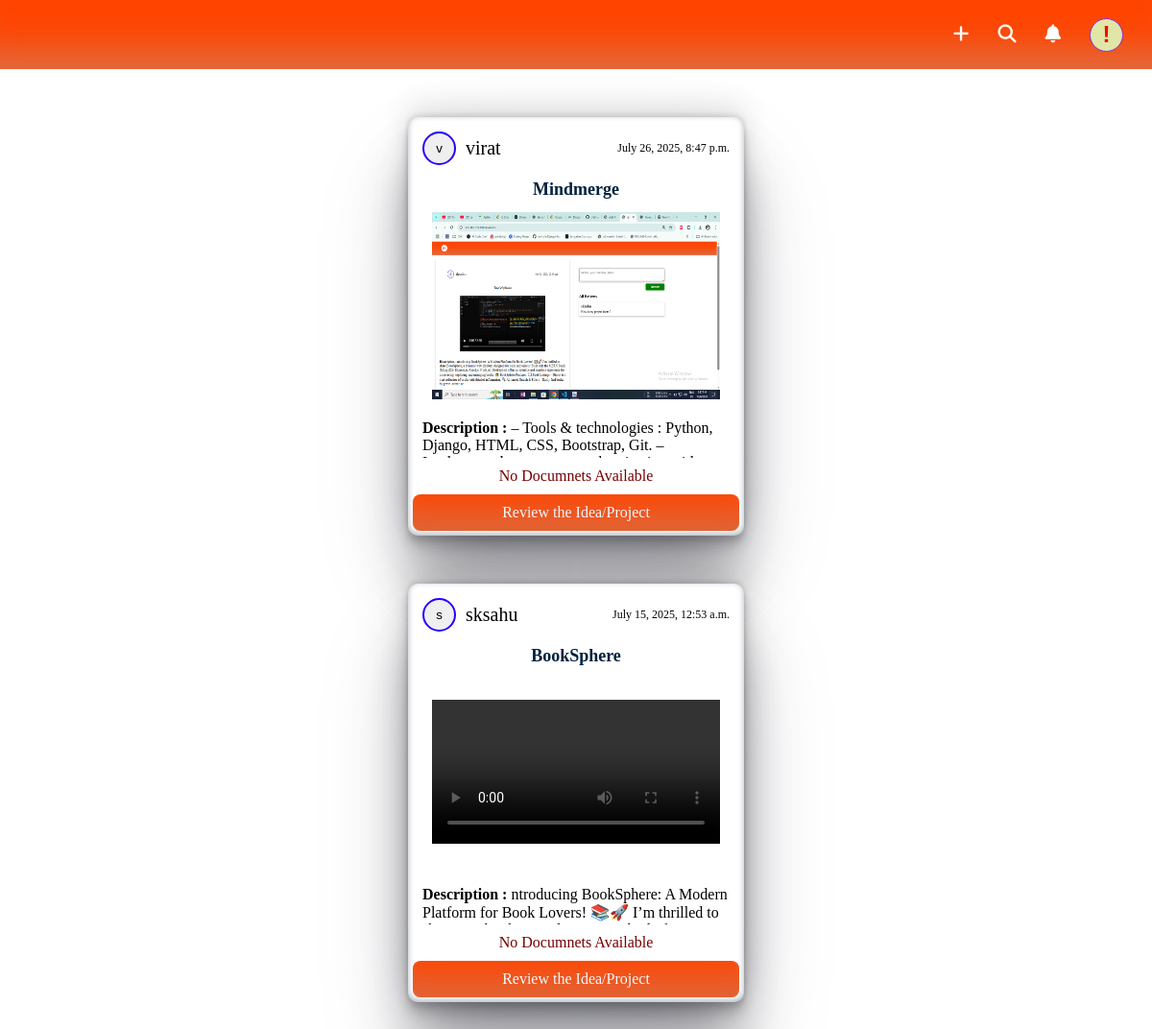
The page / on the database its author committed.
### main/models.py (models this page shows, shortened)
class IdeaPost(models.Model):
    user_id = models.ForeignKey(User,on_delete=models.CASCADE)
    title = models.CharField(max_length=100)
    description = models.TextField()
    image = models.FileField(upload_to='images/', blank=True, null=True)
    document = models.FileField(upload_to='documents/', blank=True, null=True)
    uploaded_at = models.DateTimeField(auto_now_add=True)
    reviews = models.IntegerField(blank=True,null=True,default=0)

### main/views.py (the view)
# urls.py: path('',views.home,name='home'),
def home(request):
    context = {
        'title':'homepage',
        'posts':IdeaPost.objects.all(),
        'postuser':User.objects.all(),
    }
    return render(request,'home.html',context)

### main/templates/home.html (shortened to what this page needs)
{% extends 'base.html' %}
{% block main %}
    {% include 'navbar.html' %}
    <main>
    {% for post in posts reversed %}
    <div id="container">
        <div id="posthead">
            <a href="{% url 'userprofile' post.user_id.id %}" id="postheadurl">
            <div id="userprofile"><button id="profilebutton"> {{ post.user_id.username.0 }} </button></div></a>
            <a href="{% url 'userprofile' post.user_id.id %}" id="postheadurl"><p id="postusername">{{ post.user_id }}</p></a>
            <p id="uploadtime">{{ post.uploaded_at}}</p>
        </div>
        <div id="postmain">
            <div id="posttitle"><h4>{{ post.title }}</h4></div>
            <div id="postimage">
                {% if post.image %}
                    <a href="{{ post.image.url }}" target="_blank">
                        {% if post.image.url|lower|slice:"-4:" == ".mp4" or post.image.url|lower|slice:"-5:" == ".webm" or post.image.url|lower|slice:"-4:" == ".ogg" %}
                            <video controls id="postimagemain" style="max-width:100%;height:auto;">
                                <source src="{{ post.image.url }}">
                            </video>
                        {% else %}
                            <img src="{{ post.image.url }}" alt="Post Image" id="postimagemain">
                        {% endif %}
                    </a>
                {% endif %}
            </div>
        </div>
        <div id="postfoot">
            <p id="postdesc" class="expanded"><b>Description : </b>{{ post.description }}</p>
            <div id="ideadocument">
                {% if post.document %}
                    <a href="{{ post.document.url }}" id="projectdoclink">View Project Documents</a>
                {% else %}
                    <p id="projectdoclink">No Documnets Available</p>
                {% endif %}
            </div>
            <div id="postreview">
                <a href="{% url 'review' post.id %}">Review the Idea/Project</a>
            </div>
        </div>
    </div>
    {% endfor %}
    </main>
{% endblock main %}

### static/CSS/base.css (style rules this page uses)
* { margin: 0; box-sizing: border-box; }
main { padding: 50px; display:flex; flex-direction: column; gap: 50px; align-items: center; justify-content: center; }
#container { border-radius: 10px; display: flex; padding: 5px; flex-direction: column; background-color: white; height: auto; width: 350px; transition: all 0.25s ease; box-shadow: rgba(50, 50, 93, 0.25) 0px 50px 100px -20px, rgba(0, 0, 0, 0.3) 0px 30px 60px -30px, rgba(10, 37, 64, 0.35) 0px -2px 6px 0px inset,rgba(0, 0, 0, 0.25) 0px 54px 55px, rgba(0, 0, 0, 0.12) 0px -12px 30px, rgba(0, 0, 0, 0.12) 0px 4px 6px, rgba(0, 0, 0, 0.17) 0px 12px 13px, rgba(0, 0, 0, 0.09) 0px -3px 5px; }
#posthead { display: flex; flex-direction: row; gap: 10px; align-items: center; background-color: rgba(255, 255, 255, 0); padding: 10px; }
#uploadtime { font-size: 12px; width: 100%; display: flex; align-items: center; justify-content: right; }
#profilebutton { height: 35px; width: 35px; border-radius: 50%; border: 2px solid rgb(38, 0, 255); }
#postusername { font-size: 20px; color: rgb(0, 0, 0); }
#postmain { display: flex; flex-direction: column; background-color: rgba(255, 255, 255, 0); }
#posttitle { background-color: rgba(255, 255, 255, 0); color: rgb(1, 33, 61); padding: 5px; display: flex; font-size: 18px; align-items: center; justify-content: center; }
#postimage { height: 214px; display: flex; align-items: center; justify-content: center; }
#postimagemain { height: 195px; width: 300px; }
#postfoot { display: flex; flex-direction: column; }
#postdesc { padding: 10px; height: 50px; overflow: hidden; transition: all 0.5s ease; cursor: pointer; }
#ideadocument { background-color: rgb(255, 255, 255); padding: 10px; display: flex; justify-content: center; align-items: center; }
#projectdoclink { text-decoration: none; color: rgb(117, 0, 0); font-size: medium; }
#postheadurl { text-decoration: none; }
#postreview { padding: 10px; border-radius: 8px; background-color: orangered; box-shadow: rgba(164, 162, 162, 0.35) 0px -50px 36px -28px inset; display: flex; align-items: center; justify-content: center; }
#postreview>a { text-decoration: none; color: aliceblue; }

### rows shown on the page
IdeaPost: user_id.username.0 "v", user_id "virat", uploaded_at "July 26, 2025, 8:47 p.m.", title "Mindmerge", image (picture), description "– Tools & technologies : Python, Django, HTML, CSS, Bootstrap, Git. –…", document "No Documnets Available"
IdeaPost: user_id.username.0 "s", user_id "sksahu", uploaded_at "July 15, 2025, 12:53 a.m.", title "BookSphere", description "ntroducing BookSphere: A Modern Platform for Book Lovers! 📚🚀 I’m thrilled to…", document "No Documnets Available"
